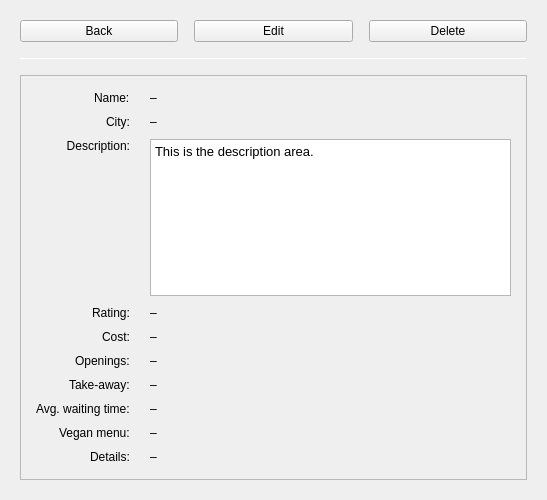
<?xml version="1.0" encoding="UTF-8"?>
<ui version="4.0">
 <class>foodwidget</class>
 <widget class="QWidget" name="foodwidget">
  <property name="geometry">
   <rect>
    <x>0</x>
    <y>0</y>
    <width>547</width>
    <height>500</height>
   </rect>
  </property>
  <property name="windowTitle">
   <string>Place Details</string>
  </property>
    <layout class="QVBoxLayout" name="verticalLayout_2">
   <property name="spacing">
    <number>16</number>
   </property>
   <property name="leftMargin">
    <number>20</number>
   </property>
   <property name="topMargin">
    <number>20</number>
   </property>
   <property name="rightMargin">
    <number>20</number>
   </property>
   <property name="bottomMargin">
    <number>20</number>
   </property>
   <item>
    <layout class="QHBoxLayout" name="buttonLayout">
     <item>
      <widget class="QPushButton" name="pushBack">
       <property name="text">
        <string>Back</string>
       </property>
      </widget>
     </item>
     <item>
      <widget class="QPushButton" name="pushEdit">
       <property name="text">
        <string>Edit</string>
       </property>
      </widget>
     </item>
     <item>
      <widget class="QPushButton" name="pushDelete">
       <property name="text">
        <string>Delete</string>
       </property>
      </widget>
     </item>
    </layout>
   </item>
   <item>
    <widget class="QFrame" name="separatorLine">
     <property name="maximumSize">
      <size>
       <width>16777215</width>
       <height>1</height>
      </size>
     </property>
     <property name="frameShape">
      <enum>QFrame::HLine</enum>
     </property>
     <property name="frameShadow">
      <enum>QFrame::Sunken</enum>
     </property>
    </widget>
   </item>
   <item>
    <widget class="QFrame" name="cardFrame">
     <property name="frameShape">
      <enum>QFrame::StyledPanel</enum>
     </property>
     <property name="frameShadow">
      <enum>QFrame::Raised</enum>
     </property>
     <layout class="QVBoxLayout" name="cardLayout">
      <property name="spacing">
       <number>6</number>
      </property>
      <property name="leftMargin">
       <number>15</number>
      </property>
      <property name="topMargin">
       <number>15</number>
      </property>
      <property name="rightMargin">
       <number>15</number>
      </property>
      <property name="bottomMargin">
       <number>15</number>
      </property>
      <item>
       <layout class="QFormLayout" name="formLayout">
        <property name="labelAlignment">
         <set>Qt::AlignRight|Qt::AlignTrailing|Qt::AlignVCenter</set>
        </property>
        <property name="horizontalSpacing">
         <number>20</number>
        </property>
        <property name="verticalSpacing">
         <number>10</number>
        </property>
        <item row="0" column="0">
         <widget class="QLabel" name="labelName">
          <property name="text">
           <string>Name:</string>
          </property>
         </widget>
        </item>
        <item row="0" column="1">
         <widget class="QLabel" name="valueName">
          <property name="text">
           <string>–</string>
          </property>
         </widget>
        </item>
        <item row="1" column="0">
         <widget class="QLabel" name="labelCity">
          <property name="text">
           <string>City:</string>
          </property>
         </widget>
        </item>
        <item row="1" column="1">
         <widget class="QLabel" name="valueCity">
          <property name="text">
           <string>–</string>
          </property>
         </widget>
        </item>
        <item row="2" column="0">
         <widget class="QLabel" name="labelDesc">
          <property name="text">
           <string>Description:</string>
          </property>
          <property name="alignment">
           <set>Qt::AlignRight|Qt::AlignTop|Qt::AlignTrailing</set>
          </property>
         </widget>
        </item>
        <item row="2" column="1">
         <widget class="QTextEdit" name="valueDesc">
          <property name="minimumSize">
           <size>
            <width>0</width>
            <height>60</height>
           </size>
          </property>
          <property name="frameShape">
           <enum>QFrame::StyledPanel</enum>
          </property>
          <property name="frameShadow">
           <enum>QFrame::Sunken</enum>
          </property>
          <property name="readOnly">
           <bool>true</bool>
          </property>
          <property name="html">
           <string>&lt;!DOCTYPE HTML PUBLIC &quot;-//W3C//DTD HTML 4.0//EN&quot; &quot;http://www.w3.org/TR/REC-html40/strict.dtd&quot;&gt;
&lt;html&gt;&lt;head&gt;&lt;meta name=&quot;qrichtext&quot; content=&quot;1&quot; /&gt;&lt;meta charset=&quot;utf-8&quot; /&gt;&lt;style type=&quot;text/css&quot;&gt;
p, li { white-space: pre-wrap; }
hr { height: 1px; border-width: 0; }
li.unchecked::marker { content: &quot;\2610&quot;; }
li.checked::marker { content: &quot;\2612&quot;; }
&lt;/style&gt;&lt;/head&gt;&lt;body style=&quot; font-family:'.AppleSystemUIFont'; font-size:13pt; font-weight:400; font-style:normal;&quot;&gt;
&lt;p style=&quot; margin-top:0px; margin-bottom:0px; margin-left:0px; margin-right:0px; -qt-block-indent:0; text-indent:0px;&quot;&gt;&lt;span style=&quot; font-family:'Segoe UI','Arial','sans-serif'; font-size:10pt;&quot;&gt;This is the description area.&lt;/span&gt;&lt;/p&gt;&lt;/body&gt;&lt;/html&gt;</string>
          </property>
         </widget>
        </item>
        <item row="3" column="0">
         <widget class="QLabel" name="labelRating">
          <property name="text">
           <string>Rating:</string>
          </property>
         </widget>
        </item>
        <item row="3" column="1">
         <widget class="QLabel" name="valueRating">
          <property name="text">
           <string>–</string>
          </property>
         </widget>
        </item>
        <item row="4" column="0">
         <widget class="QLabel" name="labelCost">
          <property name="text">
           <string>Cost:</string>
          </property>
         </widget>
        </item>
        <item row="4" column="1">
         <widget class="QLabel" name="valueCost">
          <property name="text">
           <string>–</string>
          </property>
         </widget>
        </item>
        <item row="5" column="0">
         <widget class="QLabel" name="labelOpenings">
          <property name="text">
           <string>Openings:</string>
          </property>
         </widget>
        </item>
        <item row="5" column="1">
         <widget class="QLabel" name="valueOpenings">
          <property name="text">
           <string>–</string>
          </property>
          <property name="wordWrap">
           <bool>true</bool>
          </property>
         </widget>
        </item>
        <item row="6" column="0">
         <widget class="QLabel" name="labelTakeAway">
          <property name="text">
           <string>Take-away:</string>
          </property>
         </widget>
        </item>
        <item row="6" column="1">
         <widget class="QLabel" name="valueTakeAway">
          <property name="text">
           <string>–</string>
          </property>
         </widget>
        </item>
        <item row="7" column="0">
         <widget class="QLabel" name="labelAvgWaiting">
          <property name="text">
           <string>Avg. waiting time:</string>
          </property>
         </widget>
        </item>
        <item row="7" column="1">
         <widget class="QLabel" name="valueAvgWaiting">
          <property name="text">
           <string>–</string>
          </property>
         </widget>
        </item>
        <item row="8" column="0">
         <widget class="QLabel" name="labelVeganMenu">
          <property name="text">
           <string>Vegan menu:</string>
          </property>
         </widget>
        </item>
        <item row="8" column="1">
         <widget class="QLabel" name="valueVeganMenu">
          <property name="text">
           <string>–</string>
          </property>
         </widget>
        </item>
        <item row="9" column="0">
         <widget class="QLabel" name="labelSpecific">
          <property name="text">
           <string>Details:</string>
          </property>
         </widget>
        </item>
        <item row="9" column="1">
         <widget class="QLabel" name="valueSpecific">
          <property name="text">
           <string>–</string>
          </property>
         </widget>
        </item>
       </layout>
      </item>
     </layout>
    </widget>
   </item>
   <item>
    <layout class="QVBoxLayout" name="categoryLayout"/>
   </item>
   <item>
    <spacer name="verticalSpacer">
     <property name="orientation">
      <enum>Qt::Vertical</enum>
     </property>
     <property name="sizeType">
      <enum>QSizePolicy::Expanding</enum>
     </property>
     <property name="sizeHint" stdset="0">
      <size>
       <width>20</width>
       <height>0</height>
      </size>
     </property>
    </spacer>
   </item>
  </layout>
 </widget>
 <resources/>
 <connections/>
</ui>
